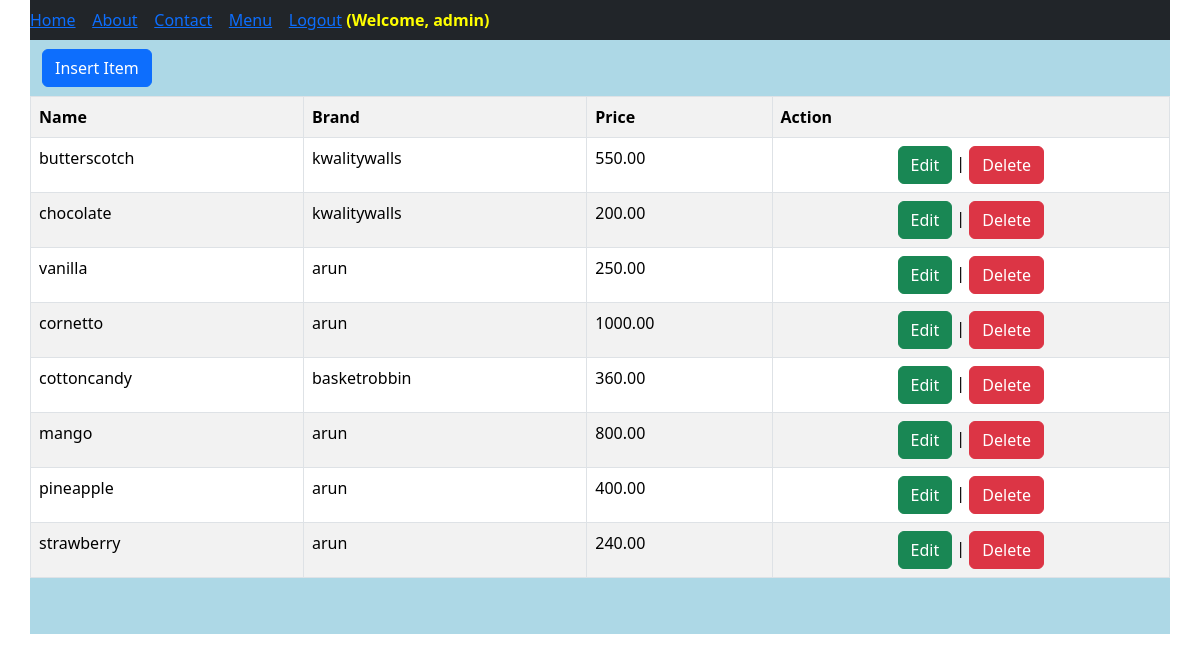
The app's page /menu (signed in) with its own data.
### icreamapp/models.py (models this page shows, shortened)
class menu(models.Model):
    name = models.CharField(max_length=50)
    brand = models.CharField(max_length=50)
    price = models.CharField(max_length=7)

### icreamapp/views.py (the view)
# urls.py: path('menu', views.menu, name='menu'),
@login_required(login_url='login')
def menu(request):
    objs = models.menu.objects.all()
    d = {
        'page':'Menu Page',
        'title':'MENU',
        'records':objs
    }
    return render(request, 'menu.html', d)

### templates/menu.html (shortened to what this page needs)
<!DOCTYPE html>
<html lang="en">
<head>
    {% include 'bootstrap.html' %}
</head>
<body>
    <div class="container" style="background-color: lightblue;">
        <div class="row">
            {% include 'navlinks.html' %}
            {% if request.user.is_superuser %}
                <h1><a href="insert" class="btn btn-primary">Insert Item</a></h1>
            {% endif %}
            <table class="table table-striped table-bordered">
                <tr>
                    <th>Name</th>
                    <th>Brand</th>
                    <th>Price</th>
                    {% if request.user.is_superuser %}
                        <th>Action</th>
                    {% endif %}
                </tr>
                {% for record in records %}
                <tr>
                    <td>{{record.name}}</td>
                    <td>{{record.brand}}</td>
                    <td>{{record.price}}</td>
                    {% if request.user.is_superuser %}
                        <td>
                            <center>
                                <a href="edit/{{record.id}}" class="btn btn-success">Edit</a> |
                                <a href="delete/{{record.id}}" class="btn btn-danger">Delete</a>
                            </center>
                        </td>
                    {% endif %}
                </tr>
                {% endfor %}
            </table>
        </div>
        <div class="row" style="height:40px;"></div>
    </div>
</body>
</html>

### templates/bootstrap.html (shortened to what this page needs)
<link href="https://cdn.jsdelivr.net/npm/bootstrap@5.3.3/dist/css/bootstrap.min.css" rel="stylesheet">

### templates/navlinks.html
<nav class="navbar navbar-expand-lg navbar-dark bg-dark">
    <ul class="navbar-nav">
        <li class="nav-item">
            <a href="home">Home</a> &nbsp; &nbsp;
        </li>
        <li class="nav-item">
            <a href="about">About</a> &nbsp; &nbsp;
        </li>
        <li class="nav-item">
            <a href="contact">Contact</a> &nbsp; &nbsp;
        </li>
        {% if request.user.is_staff %}
            <li class="nav-item">
                <a href="menu">Menu</a> &nbsp; &nbsp;
            </li>
            <li class="nav-item">
                <a href="logout">Logout</a>
                <a style="color:yellow;"><b>(Welcome, {{request.user.username}})</b></a>
            </li>
        {% else %}
            <li class="nav-item">
                <a href="login">Login</a>
            </li>
        {% endif %}
    </ul>
</nav>

### records on screen
menu: name "butterscotch", brand "kwalitywalls", price "550.00"
menu: name "chocolate", brand "kwalitywalls", price "200.00"
menu: name "vanilla", brand "arun", price "250.00"
menu: name "cornetto", brand "arun", price "1000.00"
menu: name "cottoncandy", brand "basketrobbin", price "360.00"
menu: name "mango", brand "arun", price "800.00"
menu: name "pineapple", brand "arun", price "400.00"
menu: name "strawberry", brand "arun", price "240.00"

### other values on screen
{{ request.user.username }} "admin"
